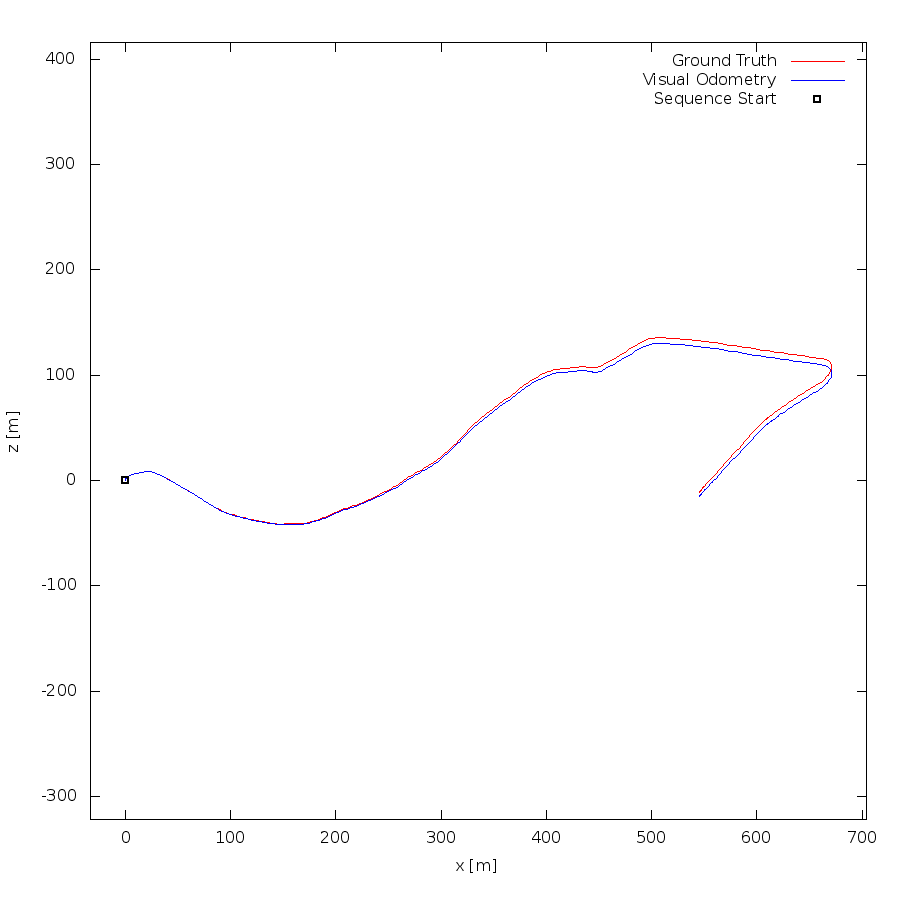

Source code (gnuplot):
set term postscript eps enhanced color
set output "10.eps"
set size ratio -1
set xrange [-33:704]
set yrange [-322:416]
set xlabel "x [m]"
set ylabel "z [m]"
plot "10.txt" using 1:2 lc rgb "#FF0000" title 'Ground Truth' w lines,"10.txt" using 3:4 lc rgb "#0000FF" title 'Visual Odometry' w lines,"< head -1 10.txt" using 1:2 lc rgb "#000000" pt 4 ps 1 lw 2 title 'Sequence Start' w points
